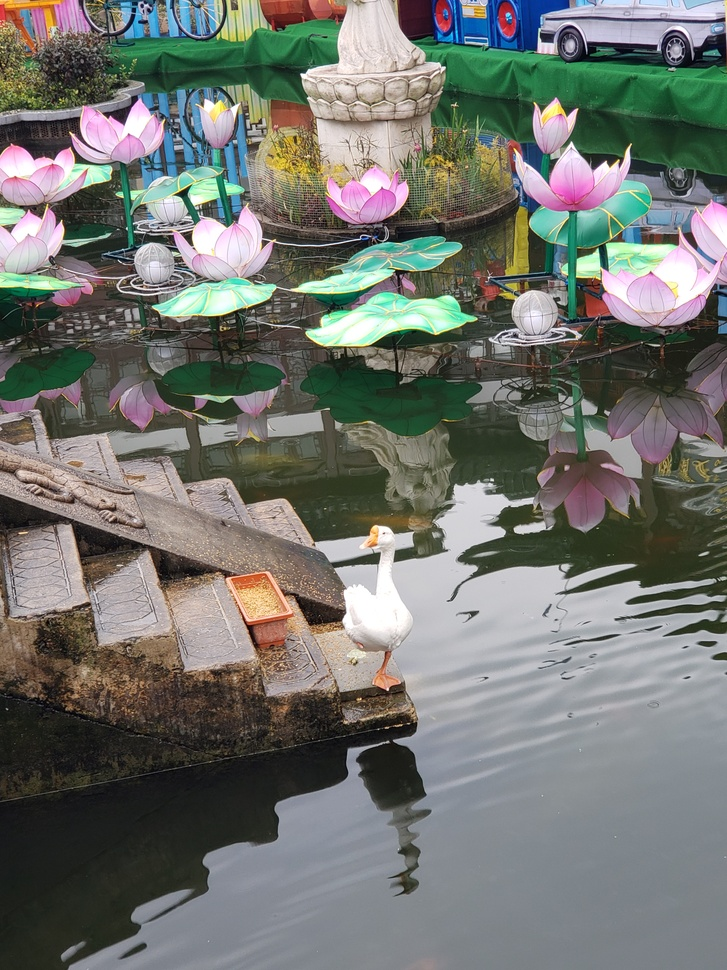
%> input picture 计算机视觉-刘二腾/21951085+吴琦辉 第一、二次实验/第二次实验课/盐椒噪声去噪/goose.jpg, 727 x 970 px, shrunk from 3024 x 4032 before the run
$ octave saltpepperNoImnoise.m   (GNU Octave 9; MATLAB toolbox functions it lacks are replaced by stand-ins)
%> lines starting %> are read from the running program, lines starting %| are printed output that depends on the picture
clc;clear;
%读入图像
I1=imread('goose.jpg');
%> I1 is the input picture: size 970x727x3 uint8; mean R, G, B 113.6, 116.2, 110.8
subplot(2,3,1);imshow(I1);title('原始图像');
%转成灰度图像
[width,height,z]=size(I1);
%> width = 970; height = 727; z = 3
if(z>1)
    I=rgb2gray(I1);
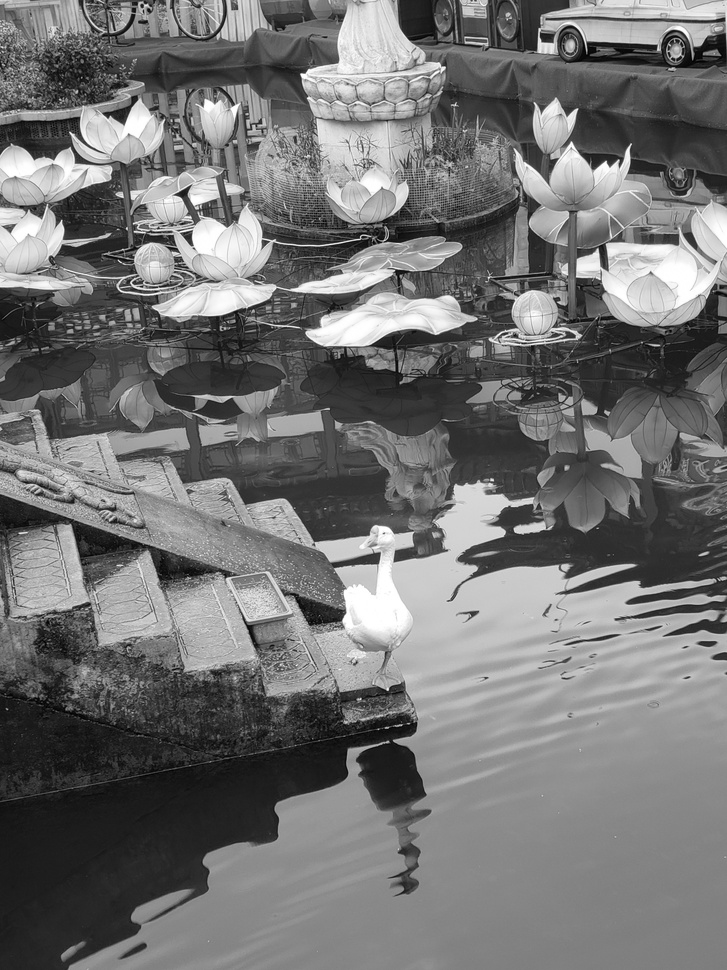
%> I: size 970x727 uint8; min 0, max 255, mean 114.8
end
subplot(2,3,2);imshow(I);title('灰度图像');
J=I;
%加入椒盐噪声
k1=0.1;
k2=0.3;
a1=rand(width,height)<k1;
a2=rand(width,height)<k2;
J(a1&a2)=0;
J(a1& ~a2)=255;
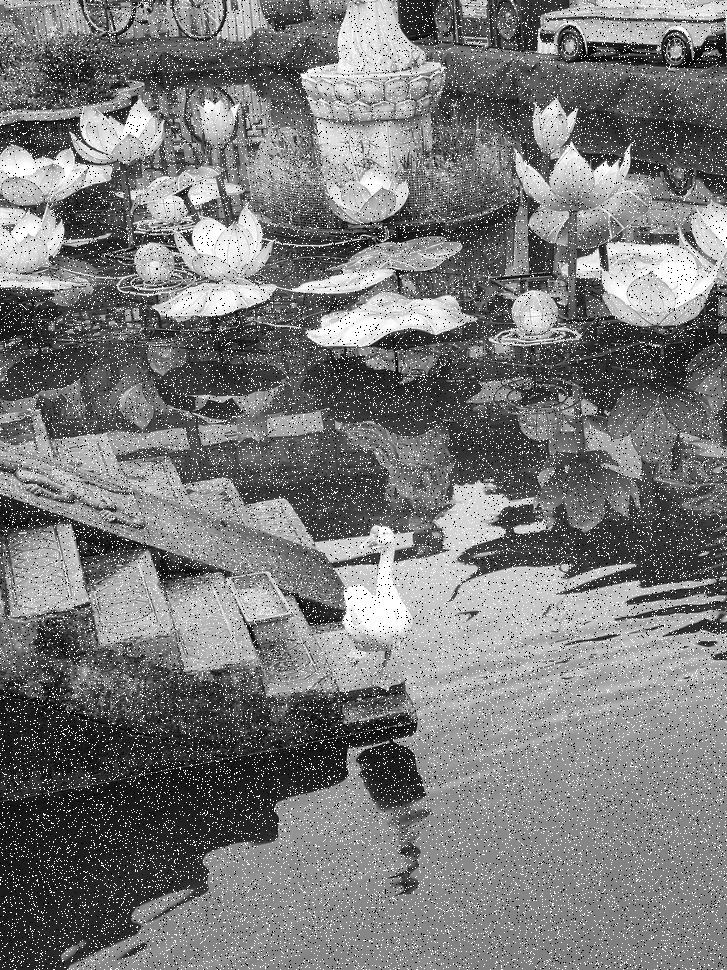
%> J: size 970x727 uint8; min 0, max 255, mean 121.2
%J=imnoise(I,'salt & pepper',0.004);
subplot(2,3,3);imshow(J);title('加入椒盐噪声之后的图像');
%中值滤波
x1=medfilt2(J,[5,5]);
subplot(2,3,4);imshow(x1);title('中值滤波后的图像');
%均值滤波
x2=filter2(fspecial('average',3),J)/255;
subplot(2,3,5);imshow(x2);title('均值滤波后的图像');
%高斯滤波
x3=imfilter(J,fspecial('gaussian',[3,3],1),'replicate');
subplot(2,3,6);imshow(x3);title('高斯滤波后的图像');
